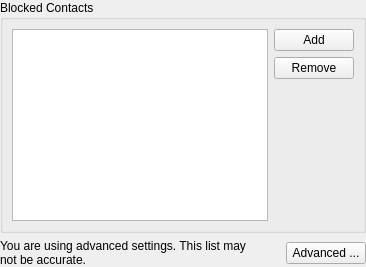
         <widget class="QWidget" name="pg_privacy">
          <layout class="QVBoxLayout">
           <property name="spacing">
            <number>6</number>
           </property>
           <property name="leftMargin">
            <number>0</number>
           </property>
           <property name="topMargin">
            <number>0</number>
           </property>
           <property name="rightMargin">
            <number>0</number>
           </property>
           <property name="bottomMargin">
            <number>0</number>
           </property>
           <item>
            <widget class="QGroupBox" name="groupBox">
             <property name="title">
              <string>Blocked Contacts</string>
             </property>
             <layout class="QHBoxLayout">
              <property name="spacing">
               <number>6</number>
              </property>
              <property name="leftMargin">
               <number>9</number>
              </property>
              <property name="topMargin">
               <number>9</number>
              </property>
              <property name="rightMargin">
               <number>9</number>
              </property>
              <property name="bottomMargin">
               <number>9</number>
              </property>
              <item>
               <widget class="QListView" name="lv_blocked"/>
              </item>
              <item>
               <layout class="QVBoxLayout">
                <property name="spacing">
                 <number>6</number>
                </property>
                <property name="leftMargin">
                 <number>0</number>
                </property>
                <property name="topMargin">
                 <number>0</number>
                </property>
                <property name="rightMargin">
                 <number>0</number>
                </property>
                <property name="bottomMargin">
                 <number>0</number>
                </property>
                <item>
                 <widget class="QPushButton" name="pb_addBlock">
                  <property name="text">
                   <string>Add</string>
                  </property>
                 </widget>
                </item>
                <item>
                 <widget class="QPushButton" name="pb_removeBlock">
                  <property name="text">
                   <string>Remove</string>
                  </property>
                 </widget>
                </item>
                <item>
                 <spacer>
                  <property name="orientation">
                   <enum>Qt::Vertical</enum>
                  </property>
                  <property name="sizeHint" stdset="0">
                   <size>
                    <width>20</width>
                    <height>0</height>
                   </size>
                  </property>
                 </spacer>
                </item>
               </layout>
              </item>
             </layout>
            </widget>
           </item>
           <item>
            <layout class="QHBoxLayout">
             <property name="spacing">
              <number>6</number>
             </property>
             <property name="leftMargin">
              <number>0</number>
             </property>
             <property name="topMargin">
              <number>0</number>
             </property>
             <property name="rightMargin">
              <number>0</number>
             </property>
             <property name="bottomMargin">
              <number>0</number>
             </property>
             <item>
              <widget class="QLabel" name="lb_customPrivacy">
               <property name="text">
                <string>You are using advanced settings. This list may not be accurate.</string>
               </property>
               <property name="wordWrap">
                <bool>true</bool>
               </property>
              </widget>
             </item>
             <item>
              <spacer>
               <property name="orientation">
                <enum>Qt::Horizontal</enum>
               </property>
               <property name="sizeHint" stdset="0">
                <size>
                 <width>0</width>
                 <height>20</height>
                </size>
               </property>
              </spacer>
             </item>
             <item>
              <widget class="QPushButton" name="pb_privacy">
               <property name="text">
                <string>Advanced ...</string>
               </property>
              </widget>
             </item>
            </layout>
           </item>
          </layout>
         </widget>
